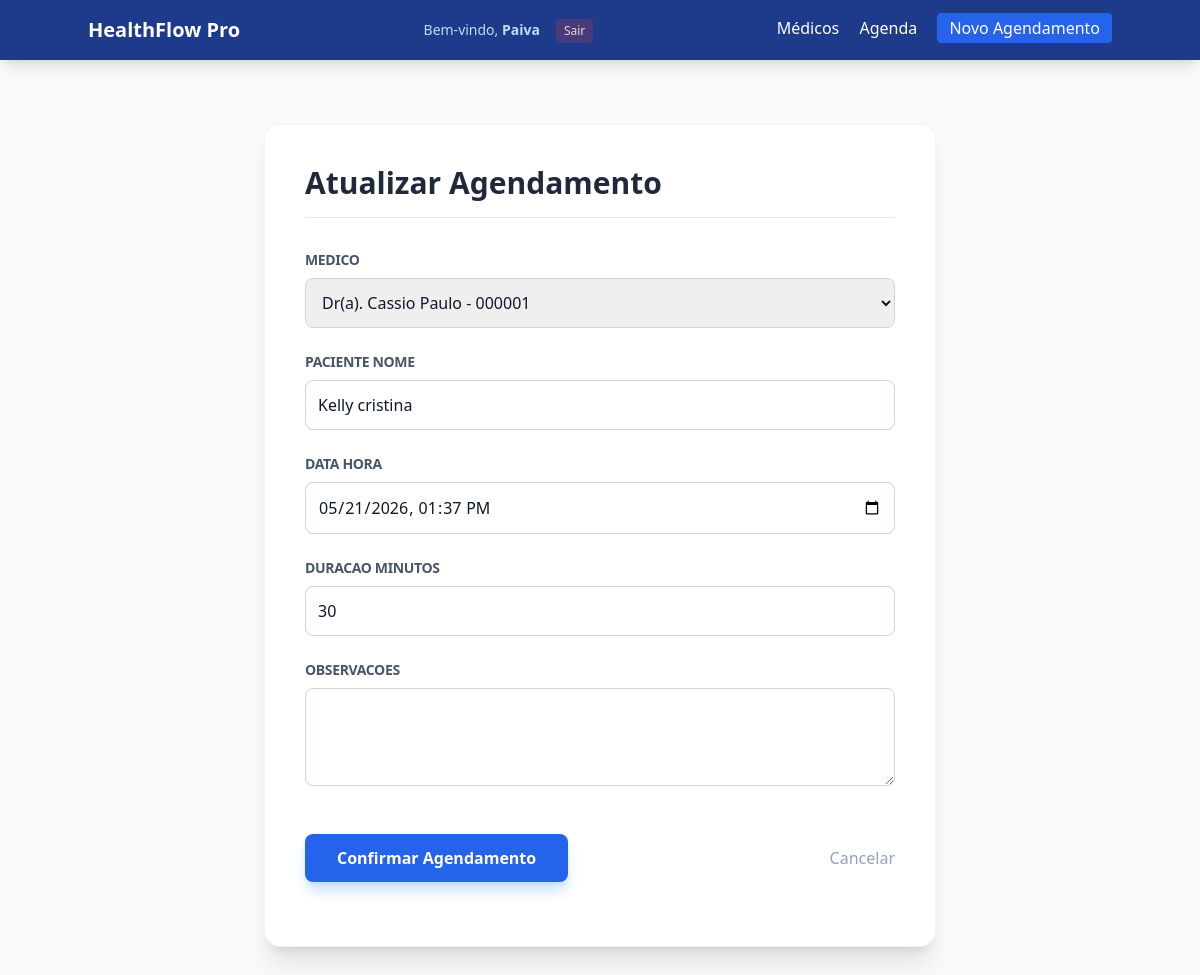
Before: /editar/1/ (signed in) with the older database file.
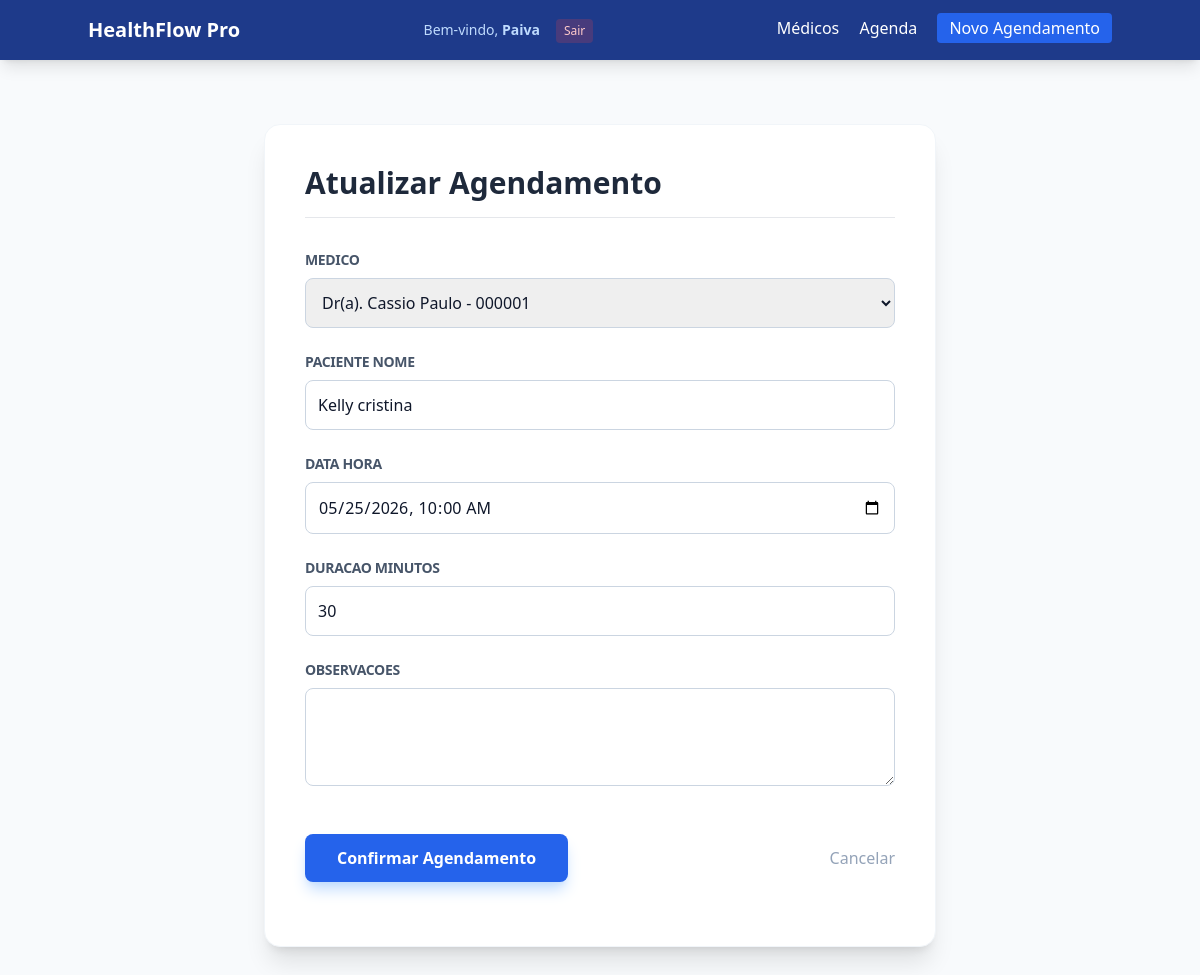
After: the same page with the newer database file.
### clinica/models.py (models this page shows, shortened)
class Consulta(models.Model):
    medico = models.ForeignKey(Medico, on_delete=models.CASCADE, related_name='consultas')
    paciente_nome = models.CharField(max_length=200)
    data_hora = models.DateTimeField()
    duracao_minutos = models.PositiveIntegerField(default=30)
    observacoes = models.TextField(blank=True, null=True)
    class Meta:
        ordering = ['data_hora']

### clinica/views.py (the view)
# urls.py: path('editar/<int:pk>/', views.editar_consulta, name='editar_consulta'),
@login_required
def editar_consulta(request, pk):
    consulta = get_object_or_404(Consulta, pk=pk)
    if request.method == 'POST':
        form = ConsultaForm(request.POST, instance=consulta)
        if form.is_valid():
            form.save()
            messages.success(request, f'Consulta de {consulta.paciente_nome}, autorizada com sucesso!' )
            return redirect('agenda')
    else:
        form = ConsultaForm(instance=consulta)
    return render(request, 'clinica/novo_agendamento.html', {'form': form, 'editando': True})

### clinica/forms.py
class ConsultaForm(forms.ModelForm):
    class Meta:
        model = Consulta
        fields = ['medico', 'paciente_nome', 'data_hora', 'duracao_minutos', 'observacoes']
        widgets = {
            'paciente_nome': forms.TextInput(attrs={
                'class': 'w-full p-3 border border-slate-300 rounded-lg focus:ring-2 focus:ring-blue-500 outline-none'}),
            'data_hora': forms.DateTimeInput(
                format='%Y-%m-%dT%H:%M',
                attrs={
                'type': 'datetime-local',
                'class': 'w-full p-3 border border-slate-300 rounded-lg'}),
            'medico': forms.Select(attrs={
                'class': 'w-full p-3 border border-slate-300 rounded-lg focus:ring-2 focus:ring-blue-500 outline-none'
            }),
            'duracao_minutos': forms.NumberInput(attrs={
                'class': 'w-full p-3 border border-slate-300 rounded-lg focus:ring-2 focus:ring-blue-500 outline-none'
            }),
            'observacoes': forms.Textarea(attrs={
                'rows': 3,
                'class': 'w-full p-3 border border-slate-300 rounded-lg focus:ring-2 focus:ring-blue-500 outline-none'
            }),
        }

### clinica/templates/clinica/novo_agendamento.html (shortened to what this page needs)
{% extends 'clinica/base.html' %}
{% block content %}
    <div class="max-w-2xl mx-auto bg-white p-10 rounded-2xl shadow-xl border border-slate-100">
        <h2 class="text-3xl font-bold text-slate-800 mb-8 border-b pb-4">
            {% if form.instance.pk %}Atualizar Agendamento{% else %}Novo Agendamento{% endif %}
        </h2>
        <form method="post" class="space-y-6">
            {% for field in form %}
            <div class="flex flex-col">
                <label class="text-sm font-bold text-slate-600 mb-2 uppercase tracking-tight">
                    {{ field.label }}
                </label>
                {{ field }}
            </div>
            {% endfor %}
            <div class="py-6 flex items-center justify-between">
                <button type="submit" class="bg-blue-600 text-white px-8 py-3 rounded-lg font-bold shadow-lg shadow-blue-200 hover:bg-blue-700 hover:-translate-y-0.5 transition-all">
                    Confirmar Agendamento
                </button>
                <a href="{% url 'agenda' %}" class="text-slate-400 hover:text-slate-600 font-medium"> Cancelar </a>
            </div>
        </form>
    </div>
{% endblock %}

Changed rows visible on the page:
changed Consulta "Dr(a). Cassio Paulo - 000001": data_hora "05/21/2026 13:37" → "05/25/2026 10:00"
